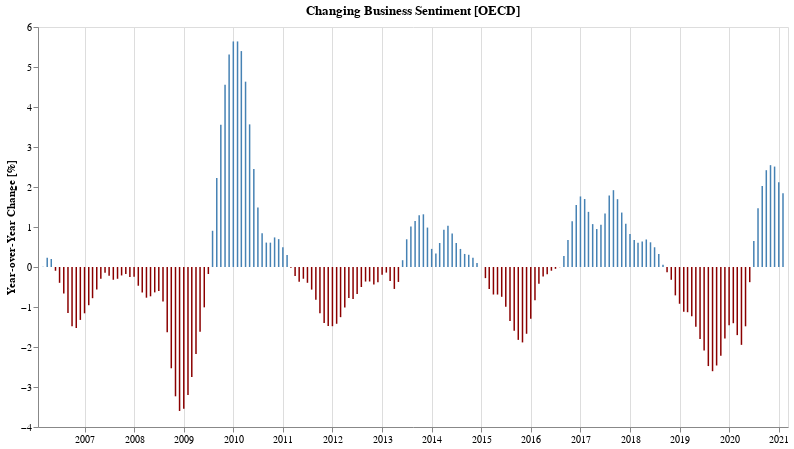

Notebook cell for this chart:
### Markdown cell above
## Has business sentiment gotten better or worse compared to the same time last year?

### Code cell
bYoy = yoyChartFor(bUsaYoy, 'Business', 'steelblue')
bYoy.display()

### Figure 1 — Vega-Lite specification as saved in the notebook (floating-point values rounded to 4 significant figures; data arrays with more than 128 entries replaced by an {"elided": "..."} marker saying what was removed)
{"config": {"view": {"continuousWidth": 400, "continuousHeight": 300}}, "data": {"name": "data-cdefc02e21eec11e6faea2b69018267b"}, "mark": {"type": "bar", "color": "steelblue", "width": 1.5}, "encoding": {"color": {"condition": {"value": "darkred", "test": "datum['Value'] < 0"}, "value": "steelblue"}, "tooltip": [{"type": "temporal", "field": "TIME", "format": "%b %Y", "title": "Date"}, {"type": "ordinal", "field": "label"}, {"type": "ordinal", "field": "change_in_percent"}], "x": {"type": "temporal", "axis": {"title": ""}, "field": "TIME"}, "y": {"type": "quantitative", "axis": {"grid": false, "title": "Year-over-Year Change [%]"}, "field": "Value"}}, "height": 400, "title": "Changing Business Sentiment [OECD]", "transform": [{"calculate": "'Business'", "as": "label"}, {"calculate": "format(datum.Value, ',.2f')", "as": "change_in_percent"}], "width": 750, "$schema": "https://vega.github.io/schema/vega-lite/v4.8.1.json", "datasets": {"data-cdefc02e21eec11e6faea2b69018267b": {"elided": "180 records"}}}
